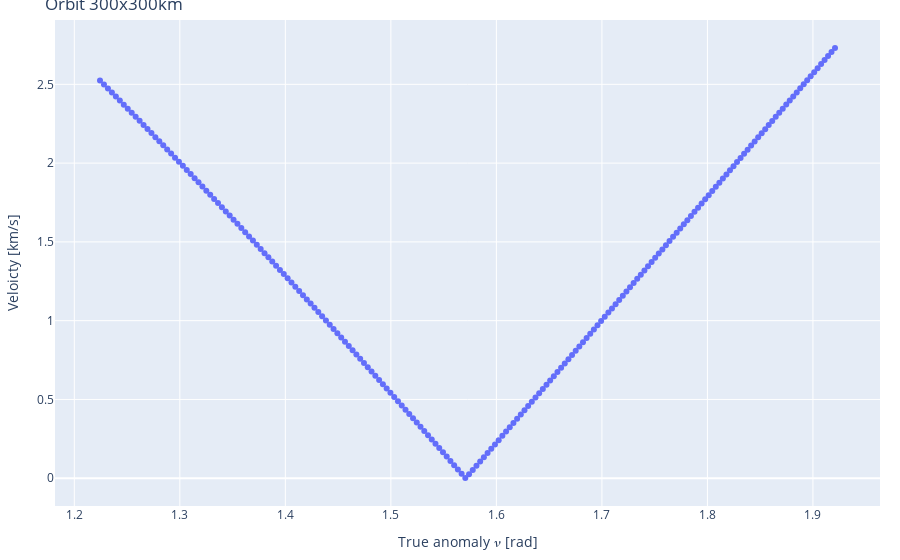

This figure's notebook cell:
### Code cell
interval = 10*u.min
samples = 200
delta_t = interval / samples
orb3 = orb3_orig
print("BEFORE nu=%s" % repr(orb3.nu))
orb3 = orb3.propagate(900*u.s)
print("AFTER nu=%s" % repr(orb3.nu))
vel = calc_vel_inc_cost(orb3, orb4, delta_t, samples)

nu_tbl = []
v_tbl = []
dv_tbl = []
for v,t,nu,argp, dv in vel:
    nu_tbl.append(nu.value)
    v_tbl.append(v.value)
    dv_tbl.append(abs(dv.value))

fig = go.Figure()
fig.add_trace(go.Scatter(x = nu_tbl, y = dv_tbl, mode="markers", name="Delta-v [km/s]"))

# Update legend to show at the top
fig.update_layout(legend=dict(
    orientation="h",
    yanchor="bottom",
    y=1.02,
    xanchor="right",
    x=1
), xaxis_title="True anomaly 𝜈 [rad]", yaxis_title="Veloicty [km/s]", title="Orbit 300x300km", margin=dict(l=20, r=20, t=20, b=20))

fig.show()

### Figure 1 — Plotly figure (JSON) as saved in the notebook; plotly's stock layout.template omitted (floating-point values rounded to 4 significant figures; data arrays with more than 128 entries replaced by an {"elided": "..."} marker saying what was removed)
{"data": [{"mode": "markers", "name": "Delta-v [km/s]", "type": "scatter", "x": {"elided": "199 float values"}, "y": {"elided": "199 float values"}}], "layout": {"legend": {"orientation": "h", "x": 1, "xanchor": "right", "y": 1.02, "yanchor": "bottom"}, "margin": {"b": 20, "l": 20, "r": 20, "t": 20}, "title": {"text": "Orbit 300x300km"}, "xaxis": {"title": {"text": "True anomaly 𝜈 [rad]"}}, "yaxis": {"title": {"text": "Veloicty [km/s]"}}}}
